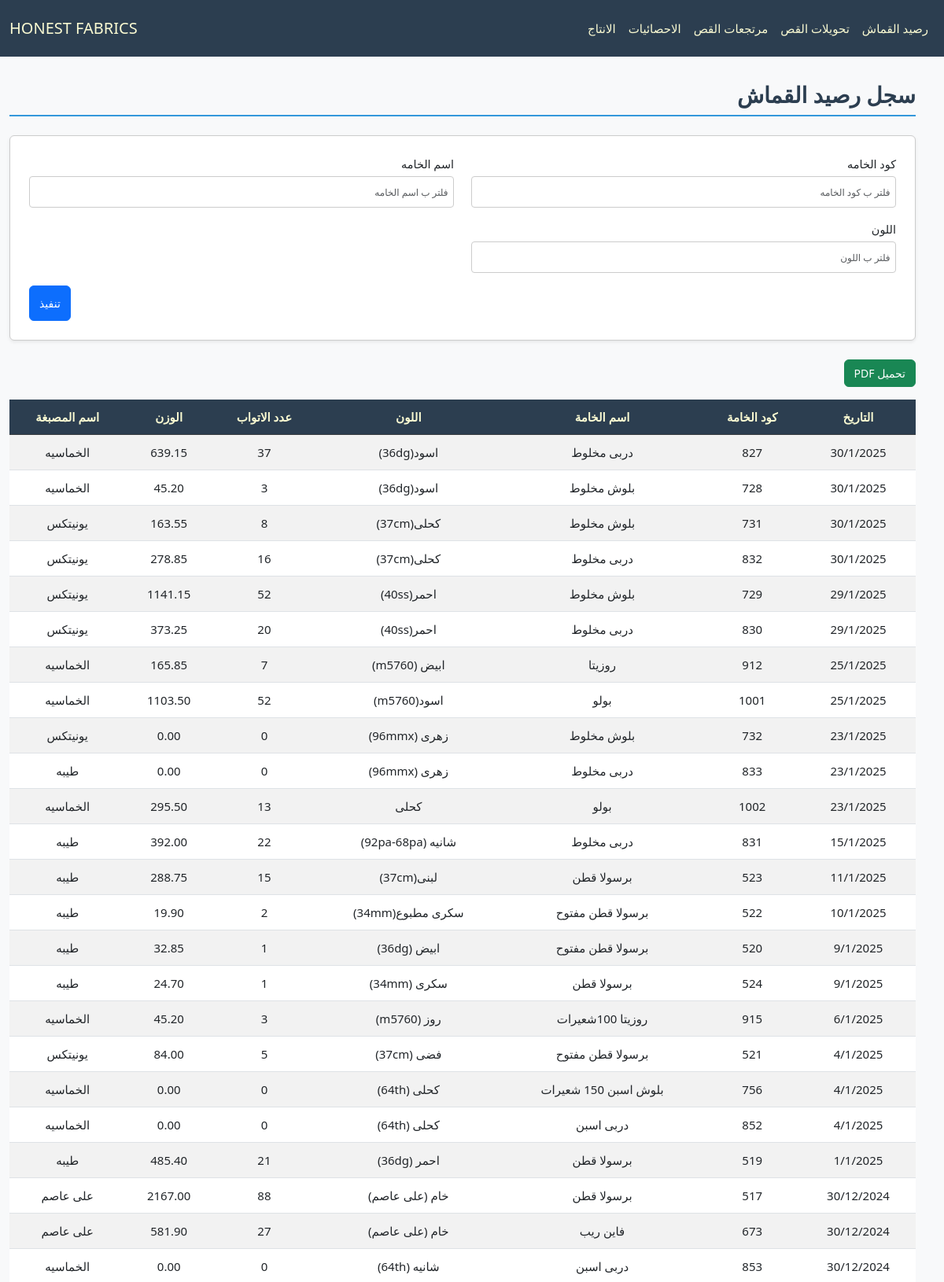
The page / (upper part) on the database its author committed.
### cloth/models.py (models this page shows, shortened)
class Base(models.Model):
    id = models.IntegerField(primary_key=True, verbose_name="الرمز")
    fabric_code = models.CharField(max_length=100, verbose_name="كود الخامه", db_index=True, null=True, blank=True)
    fabric_name = models.CharField(max_length=200, verbose_name="اسم الخامه", null=True, blank=True)
    color = models.CharField(max_length=100, verbose_name="اللون", null=True, blank=True)
    roll = models.PositiveIntegerField(verbose_name="عدد الاتواب", null=True, blank=True)
    weight = models.DecimalField(max_digits=10, decimal_places=2, verbose_name="الوزن", null=True, blank=True)
    date = models.CharField(max_length=100,verbose_name="التاريخ", null=True, blank=True)
    class Meta:
        abstract = True

class Fabric(Base):
    dyehouse_name = models.CharField(max_length=200, verbose_name="اسم المصبغة", null=True, blank=True)

### cloth/views.py (the view)
# urls.py: path('', FabricView.as_view(), name='fabric_view'),
class FabricView(FilterableListView):
    template_name = "cloth/balance.html"
    model = Fabric
    filter_fields = ['fabric_code', 'fabric_name', 'color']
    columns = ["التاريخ","كود الخامة","اسم الخامة","اللون","عدد الاتواب","الوزن","اسم المصبغة"]

### cloth/views.py (called while the page is built)
    def parse_date(self, date_str):
        try:
            normalized_date = date_str.replace("\\", "/")
            return datetime.strptime(normalized_date, "%d/%m/%Y")
        except (ValueError, AttributeError):
            return datetime.min

    def get_queryset(self):
        queryset = super().get_queryset()
        filters = Q()
        ordering = self.request.GET.get('order', 'desc')
        for field in self.filter_fields:
            filter_value = self.request.GET.get(field)
            if filter_value:
                filters &= Q(**{f"{field}__icontains": filter_value})
        filtered_queryset = queryset.filter(filters)
        models = list(filtered_queryset)
        models.sort(
            key=lambda x: self.parse_date(x.date) if x.date else datetime.min,
            reverse=(ordering == 'desc')
        )
        return models

    def get_context_data(self, **kwargs):
        context = super().get_context_data(**kwargs)
        update = Updates.objects.all().order_by('-date').first()
        context['update'] = localtime(update.date).strftime("%d/%m %I:%M %p") if update and update.date else None
        context['columns'] = self.columns
        model_meta = self.model._meta
        context['filter_fields'] = [
            {
                'field_name': field,
                'verbose_name': model_meta.get_field(field).verbose_name,
                'value': self.request.GET.get(field) or "",
            }
            for field in self.filter_fields
        ]
        return context

### cloth/templates/cloth/balance.html (shortened to what this page needs)
{% extends "cloth/layout.html" %}
{% load static %}
{% block home_page %}
<a class="navbar-brand" href="{% url 'fabric_view' %}">HONEST FABRICS</a>
{% endblock %}
{% block navbar_links_small %}
{% include "cloth/nav_links.html" %}
{% endblock %}
{% block body %}
    <h2 class="section-title pt-4">سجل رصيد القماش</h2>
    <form method="get" class="filter-form-flex mb-4 p-4 rounded shadow-sm">
        {% for filter_field in filter_fields %}
        <div class="form-group mb-3">
            <label for="filter_{{ forloop.counter }}" class="form-label">{{ filter_field.verbose_name }}</label>
            <input type="text" id="filter_{{ forloop.counter }}" name="{{ filter_field.field_name }}"
                   placeholder="فلتر ب {{ filter_field.verbose_name }}"
                   class="form-control"
                   value="{{ filter_field.value }}">
        </div>
        {% endfor %}
        <div class="submit-container">
            <button type="submit" class="btn btn-primary submit-btn">تنفيذ</button>
        </div>
    </form>
    <button onclick="generatePDF()" class="btn btn-success mb-3">تحميل PDF</button>
    <div style="overflow-y: auto; max-height: 70vh; position: relative;" class="table-responsive mb-4">
        <table id="data-table" class="table table-striped">
            <thead class="table-dark">
                <tr>
                    <th style="position: sticky; top: 0;" >التاريخ</th>
                    <th style="position: sticky; top: 0;" >كود الخامة</th>
                    <th style="position: sticky; top: 0;" >اسم الخامة</th>
                    <th style="position: sticky; top: 0;" >اللون</th>
                    <th style="position: sticky; top: 0;" >عدد الاتواب</th>
                    <th style="position: sticky; top: 0;" >الوزن</th>
                    <th style="position: sticky; top: 0;" >اسم المصبغة</th>
                </tr>
            </thead>
            <tbody>
                {% for model in models %}
                <tr>
                    <td>{{ model.date }}</td>
                    <td>{{ model.fabric_code }}</td>
                    <td>{{ model.fabric_name }}</td>
                    <td>{{ model.color }}</td>
                    <td>{{ model.roll }}</td>
                    <td>{{ model.weight }}</td>
                    <td>{{ model.dyehouse_name }}</td>
                </tr>
                {% empty %}
                <tr>
                    <td colspan="7" class="text-center">لا يوجد عناصر</td>
                </tr>
                {% endfor %}
            </tbody>
        </table>
    </div>
{% endblock body %}

### cloth/static/cloth/stylesx.css (style rules this page uses)
:root { --primary-color: #3498db; --light-blue: #3db1ff5e; --secondary-color: #2c3e50; --success-color: #2ecc71; --danger-color: #e74c3c; --warning-color: #f1c40f; --light-bg: #f8f9fa; --dark-bg: #343a40; --light-text: lightgoldenrodyellow; --golden-text: rgb(255, 255, 0); --border-color: #dee2e6; --white-color: #ffffff; }
*, *::before, *::after { box-sizing: border-box; }
ul, div { padding: 0; margin: 0; }
body { background-color: var(--light-bg); margin-top: 80px; margin-inline: 0; font-family: 'Segoe UI', Tahoma, Geneva, Verdana, sans-serif; line-height: 1.6; font-size: 16px; }
#navbar, #navbar a, #navbar-menu-body, #navbar-menu-body a { color: var(--light-text) !important; }
.section-title { color: var(--secondary-color); border-bottom: 2px solid var(--primary-color); padding-bottom: 0.5rem; margin-bottom: 1.5rem; font-weight: bold; }
.table { border-collapse: separate; border-spacing: 0; border-radius: 8px; width: 100%; }
.table th, .table td { text-align: center; vertical-align: middle; padding: 10px; }
.table-striped tbody tr:nth-of-type(odd) { background-color: var(--light-bg); }
.table-dark th { background-color: var(--secondary-color); color: var(--light-text); }
.table-responsive { overflow-x: auto; }
.table-responsive table th, .table-responsive table td { white-space: nowrap; min-width: fit-content; }
.table-responsive table { width: 100%; table-layout: auto; }
.filter-form-flex { display: flex; flex-wrap: wrap; padding: 1rem; border: 1px solid #ccc; border-radius: 8px; background-color: #fff; justify-content: space-between; column-gap: 2px; direction: rtl; }
.filter-form-flex .form-group { display: flex; flex-direction: column; margin-bottom: 5px; width: 49%; }
.filter-form-flex .form-label { font-size: 0.9rem; margin-bottom: 0.25rem; }
.filter-form-flex .form-control { border: 1px solid #ccc; border-radius: 4px; padding: 0.4rem; font-size: 0.9rem; }
.filter-form-flex input[type="text"], .filter-form-flex input[type="number"], .filter-form-flex input[type="date"] { width: 100%; height: 40px; }
.submit-container { display: flex; justify-content: flex-end; width: 100%; }
.filter-form-flex .submit-btn { width: auto; height: 45px; font-size: 1rem; }
@media (max-width: 1200px) { body { font-size: 15px; } }
@media (max-width: 1200px) { h4.section-title, h2 { font-size: 28px; } }
@media (max-width: 1200px) { p.lead, .oped_details_btn, .btn { font-size: 14px !important; } }
@media (max-width: 1200px) { ::placeholder { font-size: 12px !important; } }

### rows shown on the page
Fabric: date "30/1/2025", fabric_code "827", fabric_name "دربى مخلوط", color "اسود(36dg)", roll "37", weight "639.15", dyehouse_name "الخماسيه"
Fabric: date "30/1/2025", fabric_code "728", fabric_name "بلوش مخلوط", color "اسود(36dg)", roll "3", weight "45.20", dyehouse_name "الخماسيه"
Fabric: date "30/1/2025", fabric_code "731", fabric_name "بلوش مخلوط", color "كحلى(37cm)", roll "8", weight "163.55", dyehouse_name "يونيتكس"
Fabric: date "30/1/2025", fabric_code "832", fabric_name "دربى مخلوط", color "كحلى(37cm)", roll "16", weight "278.85", dyehouse_name "يونيتكس"
Fabric: date "29/1/2025", fabric_code "729", fabric_name "بلوش مخلوط", color "احمر(40ss)", roll "52", weight "1141.15", dyehouse_name "يونيتكس"
Fabric: date "29/1/2025", fabric_code "830", fabric_name "دربى مخلوط", color "احمر(40ss)", roll "20", weight "373.25", dyehouse_name "يونيتكس"
Fabric: date "25/1/2025", fabric_code "912", fabric_name "روزيتا", color "ابيض (m5760)", roll "7", weight "165.85", dyehouse_name "الخماسيه"
Fabric: date "25/1/2025", fabric_code "1001", fabric_name "بولو", color "اسود(m5760)", roll "52", weight "1103.50", dyehouse_name "الخماسيه"
Fabric: date "23/1/2025", fabric_code "732", fabric_name "بلوش مخلوط", color "زهرى (96mmx)", roll "0", weight "0.00", dyehouse_name "يونيتكس"
Fabric: date "23/1/2025", fabric_code "833", fabric_name "دربى مخلوط", color "زهرى (96mmx)", roll "0", weight "0.00", dyehouse_name "طيبه"
Fabric: date "23/1/2025", fabric_code "1002", fabric_name "بولو", color "كحلى", roll "13", weight "295.50", dyehouse_name "الخماسيه"
Fabric: date "15/1/2025", fabric_code "831", fabric_name "دربى مخلوط", color "شانيه (92pa-68pa)", roll "22", weight "392.00", dyehouse_name "طيبه"
Fabric: date "11/1/2025", fabric_code "523", fabric_name "برسولا قطن", color "لبنى(37cm)", roll "15", weight "288.75", dyehouse_name "طيبه"
Fabric: date "10/1/2025", fabric_code "522", fabric_name "برسولا قطن مفتوح", color "سكرى مطبوع(34mm)", roll "2", weight "19.90", dyehouse_name "طيبه"
Fabric: date "9/1/2025", fabric_code "520", fabric_name "برسولا قطن مفتوح", color "ابيض (36dg)", roll "1", weight "32.85", dyehouse_name "طيبه"
Fabric: date "9/1/2025", fabric_code "524", fabric_name "برسولا قطن", color "سكرى (34mm)", roll "1", weight "24.70", dyehouse_name "طيبه"
Fabric: date "6/1/2025", fabric_code "915", fabric_name "روزيتا 100شعيرات", color "روز (m5760)", roll "3", weight "45.20", dyehouse_name "الخماسيه"
Fabric: date "4/1/2025", fabric_code "521", fabric_name "برسولا قطن مفتوح", color "فضى (37cm)", roll "5", weight "84.00", dyehouse_name "يونيتكس"
Fabric: date "4/1/2025", fabric_code "756", fabric_name "بلوش اسبن 150 شعيرات", color "كحلى (64th)", roll "0", weight "0.00", dyehouse_name "الخماسيه"
Fabric: date "4/1/2025", fabric_code "852", fabric_name "دربى اسبن", color "كحلى (64th)", roll "0", weight "0.00", dyehouse_name "الخماسيه"
Fabric: date "1/1/2025", fabric_code "519", fabric_name "برسولا قطن", color "احمر (36dg)", roll "21", weight "485.40", dyehouse_name "طيبه"
Fabric: date "30/12/2024", fabric_code "517", fabric_name "برسولا قطن", color "خام (على عاصم)", roll "88", weight "2167.00", dyehouse_name "على عاصم"
Fabric: date "30/12/2024", fabric_code "673", fabric_name "فاين ريب", color "خام (على عاصم)", roll "27", weight "581.90", dyehouse_name "على عاصم"
Fabric: date "30/12/2024", fabric_code "853", fabric_name "دربى اسبن", color "شانيه (64th)", roll "0", weight "0.00", dyehouse_name "الخماسيه"

### other values the page prints
{{ filter_field.verbose_name }} "كود الخامه" "اسم الخامه" "اللون"
